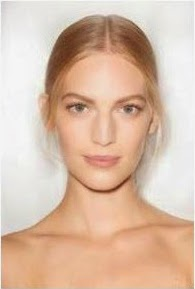
#> input picture images/front.jpg, 195 x 289 px; its folder holds only this picture in this run
$ python depth.py
#> lines starting #> are read from the running program, lines starting #| are printed output that depends on the picture
#> in main, RGB_arr is the input picture: PIL image 195x289 RGB; mean R, G, B 217.5, 188.4, 167.7
# Step 1: Depth determination, calculate the 3D depth from any given image

import numpy as np
import matplotlib.pyplot as plt
from PIL import Image as PIL_Image
import glob


class Image:
    def __init__(self, RGB=None, intensity=None, xyz=None):
        self.RGB = RGB
        self.intensity = intensity
        self.xyz = xyz

        if self.RGB is not None:
            self.RGB = np.asarray(self.RGB)
            if self.intensity is None:
                self.intensity = self.generateIntensityArrFromRGBArr()

            if self.xyz is None:
                self.xyz = self.generateXyzFromIntensity()


    def generateIntensityArrFromRGBArr(self) -> np.array:
        intensity = []

        for row in self.RGB:
            temp = []
            for rgb in row: # rgb is an arr len 3 of RGB values
                temp.append(self.generateIntensityVal(rgb))
            intensity.append(temp)
#> this loop made 289 passes
        return np.asarray(intensity)
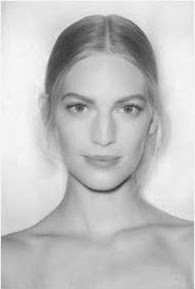
#> returned value: shape (289, 195) float64; min 53.3, max 248.1, mean 194.7


    def generateIntensityVal(self, rgb) -> float:
        # Get intensity from arr of RGB values

        R, G, B = rgb
        # return (0.2126 * R + 0.7152 * G + 0.7152 * B) # standard for certain colour spaces
        # return (0.299*R ** 2 + 0.587*G ** 2 + 0.114*B ** 2) ** 0.5
        return R * 299/1000 + G * 587/1000 + B * 114/1000 # grayscale intensity value of pixel


    def generateXyzFromIntensity(self) -> np.array:
        xyz = []
        for y, intensity_row in enumerate(self.intensity, 0):
            temp = []
            for x, intensity_val in enumerate(intensity_row):
                temp.append([int(x), int(y), round(intensity_val,2)]) # intensity_val is the z
            xyz.append(temp)
        return np.asarray(xyz)
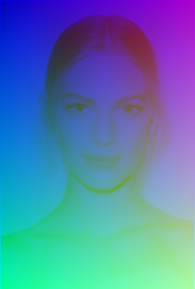
#> returned value: shape (289, 195, 3) float64; mean of channels 0, 1, 2 97, 144, 194.7; drawn with min black and max white

    def normalize(self, arr, a, b) -> None:
        # normalizes arr to be in range of (a, b)
        A = min(arr) # old min
        B = max(arr) # old max

        for i in range(len(arr)):
            arr[i] = round(a + (arr[i]-A)*(b-a) / (B-A), 2)

    def plotXyz(self) -> None:
        fig = plt.figure()
        ax = fig.add_subplot(111, projection='3d')

        X = []
        Y = []
        Z = []

        # extract xyz values from self.xyz
        for row in self.xyz:
            for x,y,z in row: # rgb is an arr len 3 of RGB values
                X.append(x)
                Y.append(y)
                Z.append(z)

        self.normalize(Z, 0, 10)

        ax.plot(X,Y,Z)
        ax.set_xlabel("X")
        ax.set_ylabel("Y")
        ax.set_zlabel("Z")
        ax.set_zlim3d(-10,20)
        plt.show()


def main():
    # Retreive our data from system in some format
    images = []
    for image in glob.glob('images/*'): # jpg or png
        RGB_arr = PIL_Image.open(image).convert('RGB')
        images.append(Image(RGB_arr))

    for image in images:
        print("Image.RGB shape:")
        print(image.RGB.shape) # (numRows, numCols, length of arr[i][j])

        # [9 lines of commented-out code are left out]
        image.plotXyz()
#> this loop made 1 pass
#| Image.RGB shape:
#| (289, 195, 3)
#> pass 1, in plotXyz, `plt.show()`:
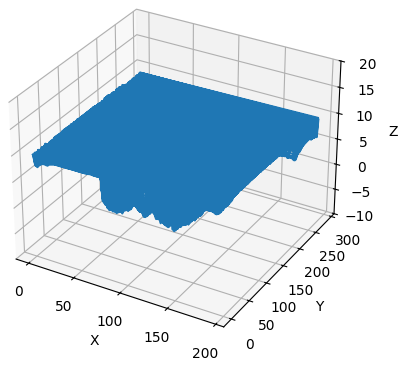
#> figure drawn by matplotlib, 1 panel


if __name__ == "__main__":
    main()

$ run again, on images/person.PNG
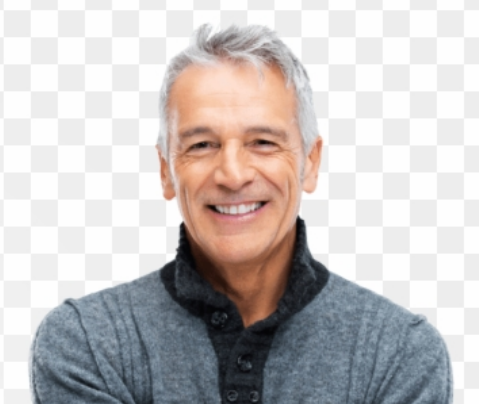
#> input picture images/person.PNG, 479 x 404 px
#> the loop in generateIntensityArrFromRGBArr, `for row in self.RGB:` made 404 passes
#> in generateXyzFromIntensity, `return np.asarray(xyz)`:
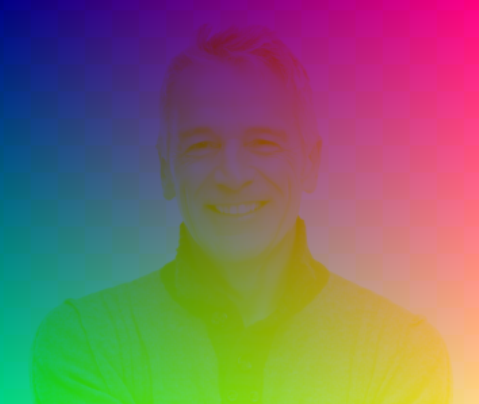
#> returned value: shape (404, 479, 3) float64; mean of channels 0, 1, 2 239, 201.5, 195.3; drawn with min black and max white
#> the loop in main, `for image in images:` made 1 pass
#| Image.RGB shape:
#| (404, 479, 3)
#> pass 1, in plotXyz, `plt.show()`:
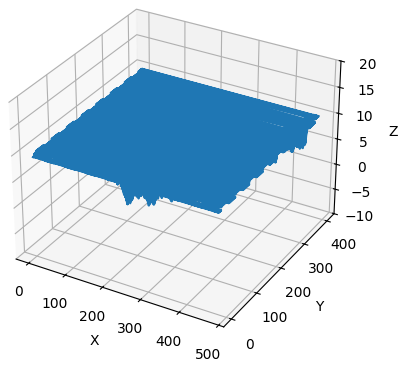
#> figure drawn by matplotlib, 1 panel

$ run again, on images/side.jpg
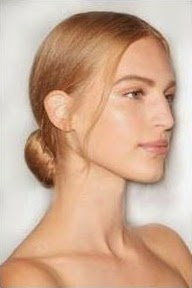
#> input picture images/side.jpg, 192 x 288 px
#> in main, RGB_arr is the input picture: PIL image 192x288 RGB; mean R, G, B 206.3, 172.2, 148.2
#> the loop in generateIntensityArrFromRGBArr, `for row in self.RGB:` made 288 passes
#> in generateIntensityArrFromRGBArr, `return np.asarray(intensity)`:
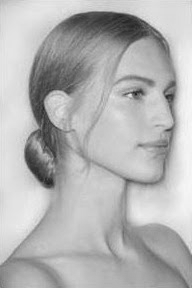
#> returned value: shape (288, 192) float64; min 30.17, max 247.2, mean 179.6
#> the loop in main, `for image in images:` made 1 pass
#| Image.RGB shape:
#| (288, 192, 3)
#> pass 1, in plotXyz, `plt.show()`:
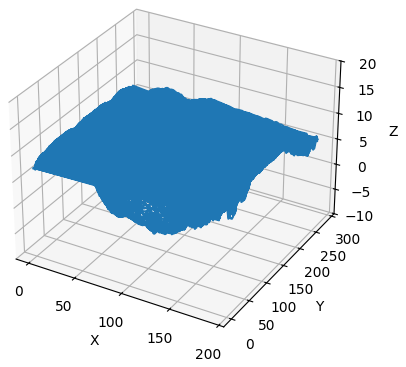
#> figure drawn by matplotlib, 1 panel
